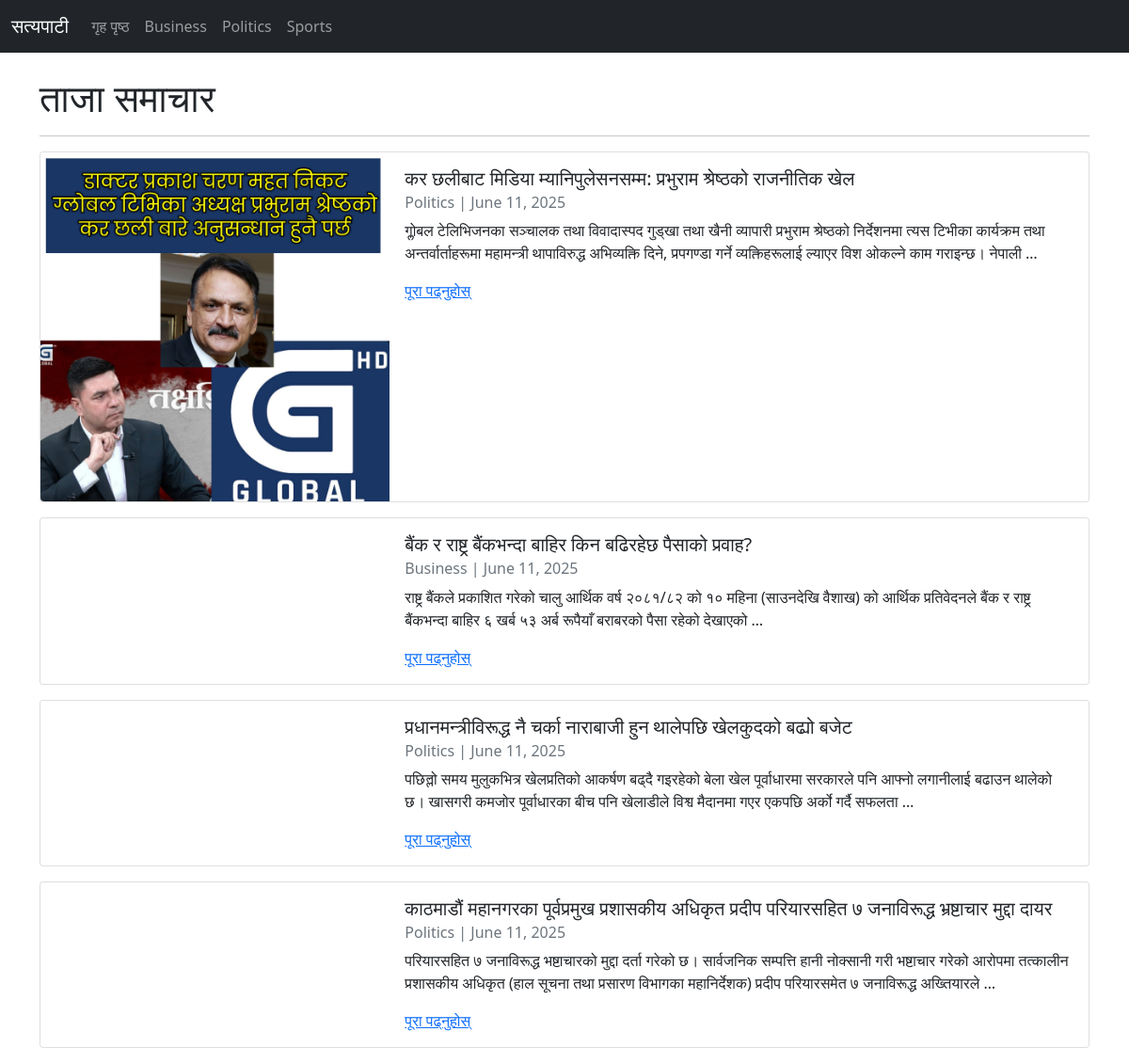
The page / on the database its author committed.
### news/models.py (models this page shows, shortened)
class Category(models.Model):
    name = models.CharField(max_length=100)

class Article(models.Model):
    title = models.CharField('शीर्षक', max_length=200)
    content = models.TextField('सामग्री')
    publication_date = models.DateTimeField('प्रकाशन मिति', default=timezone.now)
    category = models.ForeignKey(Category, on_delete=models.CASCADE)
    image = models.ImageField('तस्वीर', upload_to='images/', blank=True, null=True)
    class Meta:
        ordering = ['-publication_date'] # नयाँ समाचारलाई माथि देखाउन

### news/views.py (the view)
# urls.py: path('', views.home_page, name='home_page'),
def home_page(request):
    latest_articles = Article.objects.all()[:5]
    categories = Category.objects.all()
    context = {
        'articles': latest_articles,
        'categories': categories,
    }
    return render(request, 'news/home.html', context)

### news/templates/news/home.html (shortened to what this page needs)
{% extends "news/base.html" %}
{% block content %}
    <h1>ताजा समाचार</h1>
    <hr>
    {% for article in articles %}
        <div class="card mb-3">
            <div class="row g-0">
                <div class="col-md-4">
                    {% if article.image %}
                        <a href="{% url 'article_detail' article.id %}">
                            <img src="{{ article.image.url }}" class="img-fluid rounded-start" alt="{{ article.title }}">
                        </a>
                    {% endif %}
                </div>
                <div class="col-md-8">
                    <div class="card-body">
                        <h5 class="card-title">{{ article.title }}</h5>
                        <h6 class="card-subtitle mb-2 text-muted">{{ article.category.name }} | {{ article.publication_date|date:"F d, Y" }}</h6>
                        <p class="card-text">{{ article.content|truncatewords:30 }}</p>
                        <a href="{% url 'article_detail' article.id %}" class="card-link">पूरा पढ्नुहोस्</a>
                    </div>
                </div>
            </div>
        </div>
    {% empty %}
        <p>अहिले कुनै समाचार उपलब्ध छैन।</p>
    {% endfor %}
{% endblock %}

### news/templates/news/base.html (shortened to what this page needs)
<!DOCTYPE html>
<html lang="ne">
<head>
    <link href="https://cdn.jsdelivr.net/npm/bootstrap@5.1.3/dist/css/bootstrap.min.css" rel="stylesheet">
</head>
<body>
    <nav class="navbar navbar-expand-lg navbar-dark bg-dark">
        <div class="container-fluid">
            <a class="navbar-brand" href="{% url 'home_page' %}">सत्यपाटी</a>
            <div class="collapse navbar-collapse">
                <ul class="navbar-nav me-auto mb-2 mb-lg-0">
                    <li class="nav-item"><a class="nav-link" href="{% url 'home_page' %}">गृह पृष्ठ</a></li>
                    {% for cat in categories %}
                    <li class="nav-item">
                        <a class="nav-link" href="{% url 'category_page' cat.id %}">{{ cat.name }}</a>
                    </li>
                    {% endfor %}
                </ul>
            </div>
        </div>
    </nav>
    <div class="container mt-4">
        {% block content %}
        {% endblock %}
    </div>
</body>
</html>

### rows shown on the page
Category: name "Business"
Category: name "Politics"
Category: name "Sports"
Article: image (picture), title "कर छलीबाट मिडिया म्यानिपुलेसनसम्म: प्रभुराम श्रेष्ठको राजनीतिक खेल", category.name "Politics", publication_date "June 11, 2025", content "ग्लोबल टेलिभिजनका सञ्चालक तथा विवादास्पद गुड्खा तथा खैनी व्यापारी प्रभुराम श्रेष्ठको निर्देशनमा त्यस टिभीका कार्यक्रम तथा अन्तर्वार्ताहरूमा महामन्त्री थापाविरुद्ध अभिव्यक्ति दिने, प्रपगण्डा गर्ने व्यक्तिहरूलाई ल्याएर विश ओकल्ने काम गराइन्छ। नेपाली …"
Article: title "बैंक र राष्ट्र बैंकभन्दा बाहिर किन बढिरहेछ पैसाको प्रवाह?", category.name "Business", publication_date "June 11, 2025", content "राष्ट्र बैंकले प्रकाशित गरेको चालु आर्थिक वर्ष २०८१/८२ को १० महिना (साउनदेखि वैशाख) को आर्थिक प्रतिवेदनले बैंक र राष्ट्र बैंकभन्दा बाहिर ६ खर्ब ५३ अर्ब रूपैयाँ बराबरको पैसा रहेको देखाएको …"
Article: title "प्रधानमन्त्रीविरूद्ध नै चर्का नाराबाजी हुन थालेपछि खेलकुदको बढ्यो बजेट", category.name "Politics", publication_date "June 11, 2025", content "पछिल्लो समय मुलुकभित्र खेलप्रतिको आकर्षण बढ्दै गइरहेको बेला खेल पूर्वाधारमा सरकारले पनि आफ्नो लगानीलाई बढाउन थालेको छ। खासगरी कमजोर पूर्वाधारका बीच पनि खेलाडीले विश्व मैदानमा गएर एकपछि अर्को गर्दै सफलता …"
Article: title "काठमाडौं महानगरका पूर्वप्रमुख प्रशासकीय अधिकृत प्रदीप परियारसहित ७ जनाविरूद्ध भ्रष्टाचार मुद्दा दायर", category.name "Politics", publication_date "June 11, 2025", content "परियारसहित ७ जनाविरूद्ध भष्टाचारको मुद्दा दर्ता गरेको छ। सार्वजनिक सम्पत्ति हानी नोक्सानी गरी भष्टाचार गरेको आरोपमा तत्कालीन प्रशासकीय अधिकृत (हाल सूचना तथा प्रसारण विभागका महानिर्देशक) प्रदीप परियारसमेत ७ जनाविरूद्ध अख्तियारले …"
